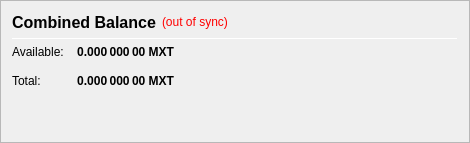
                   <widget class="QFrame" name="frame_CombinedBalances">
                    <property name="minimumSize">
                     <size>
                      <width>470</width>
                      <height>0</height>
                     </size>
                    </property>
                    <property name="frameShape">
                     <enum>QFrame::StyledPanel</enum>
                    </property>
                    <property name="frameShadow">
                     <enum>QFrame::Raised</enum>
                    </property>
                    <layout class="QVBoxLayout" name="verticalLayout_5">
                     <item>
                      <layout class="QHBoxLayout" name="horizontalLayout_5" stretch="0,0,0">
                       <item>
                        <widget class="QLabel" name="label_5z">
                         <property name="minimumSize">
                          <size>
                           <width>0</width>
                           <height>20</height>
                          </size>
                         </property>
                         <property name="font">
                          <font>
                           <pointsize>12</pointsize>
                           <weight>75</weight>
                           <bold>true</bold>
                          </font>
                         </property>
                         <property name="toolTip">
                          <string>Combined Balance (including unconfirmed and immature coins)</string>
                         </property>
                         <property name="text">
                          <string>Combined Balance</string>
                         </property>
                        </widget>
                       </item>
                       <item>
                        <widget class="QLabel" name="labelWalletStatus">
                         <property name="cursor">
                          <cursorShape>WhatsThisCursor</cursorShape>
                         </property>
                         <property name="toolTip">
                          <string>The displayed information may be out of date. Your wallet automatically synchronizes with the MARTEX network after a connection is established, but this process has not completed yet.</string>
                         </property>
                         <property name="styleSheet">
                          <string notr="true">QLabel { color: red; }</string>
                         </property>
                         <property name="text">
                          <string notr="true">(out of sync)</string>
                         </property>
                         <property name="alignment">
                          <set>Qt::AlignLeading|Qt::AlignLeft|Qt::AlignVCenter</set>
                         </property>
                        </widget>
                       </item>
                       <item>
                        <spacer name="horizontalSpacer_1">
                         <property name="orientation">
                          <enum>Qt::Horizontal</enum>
                         </property>
                         <property name="sizeHint" stdset="0">
                          <size>
                           <width>40</width>
                           <height>20</height>
                          </size>
                         </property>
                        </spacer>
                       </item>
                      </layout>
                     </item>
                     <item>
                      <widget class="Line" name="line_CombinedBalance">
                       <property name="minimumSize">
                        <size>
                         <width>0</width>
                         <height>1</height>
                        </size>
                       </property>
                       <property name="maximumSize">
                        <size>
                         <width>16777215</width>
                         <height>1</height>
                        </size>
                       </property>
                       <property name="orientation">
                        <enum>Qt::Horizontal</enum>
                       </property>
                      </widget>
                     </item>
                     <item>
                      <layout class="QGridLayout" name="gridLayout_3">
                       <property name="spacing">
                        <number>12</number>
                       </property>
                       <item row="1" column="0">
                        <widget class="QLabel" name="labelBalanceTextz">
                         <property name="text">
                          <string>Available:</string>
                         </property>
                        </widget>
                       </item>
                       <item row="1" column="1">
                        <widget class="QLabel" name="labelBalancez">
                         <property name="font">
                          <font>
                           <weight>75</weight>
                           <bold>true</bold>
                          </font>
                         </property>
                         <property name="cursor">
                          <cursorShape>IBeamCursor</cursorShape>
                         </property>
                         <property name="toolTip">
                          <string>Your current spendable balance</string>
                         </property>
                         <property name="text">
                          <string notr="true">0.000 000 00 MXT</string>
                         </property>
                         <property name="alignment">
                          <set>Qt::AlignRight|Qt::AlignTrailing|Qt::AlignVCenter</set>
                         </property>
                         <property name="textInteractionFlags">
                          <set>Qt::LinksAccessibleByMouse|Qt::TextSelectableByKeyboard|Qt::TextSelectableByMouse</set>
                         </property>
                        </widget>
                       </item>
                       <item row="2" column="0">
                        <widget class="QLabel" name="labelTotalTextz">
                         <property name="text">
                          <string>Total:</string>
                         </property>
                        </widget>
                       </item>
                       <item row="2" column="1">
                        <widget class="QLabel" name="labelTotalz">
                         <property name="font">
                          <font>
                           <weight>75</weight>
                           <bold>true</bold>
                          </font>
                         </property>
                         <property name="cursor">
                          <cursorShape>IBeamCursor</cursorShape>
                         </property>
                         <property name="toolTip">
                          <string>Total Balance, including all unavailable coins.</string>
                         </property>
                         <property name="text">
                          <string notr="true">0.000 000 00 MXT</string>
                         </property>
                         <property name="alignment">
                          <set>Qt::AlignRight|Qt::AlignTrailing|Qt::AlignVCenter</set>
                         </property>
                         <property name="textInteractionFlags">
                          <set>Qt::LinksAccessibleByMouse|Qt::TextSelectableByKeyboard|Qt::TextSelectableByMouse</set>
                         </property>
                        </widget>
                       </item>
                       <item row="2" column="3">
                        <spacer name="horizontalSpacer_2">
                         <property name="orientation">
                          <enum>Qt::Horizontal</enum>
                         </property>
                         <property name="sizeHint" stdset="0">
                          <size>
                           <width>40</width>
                           <height>20</height>
                          </size>
                         </property>
                        </spacer>
                       </item>
                      </layout>
                     </item>
                     <item>
                      <spacer name="verticalSpacer_1">
                       <property name="orientation">
                        <enum>Qt::Vertical</enum>
                       </property>
                       <property name="sizeHint" stdset="0">
                        <size>
                         <width>20</width>
                         <height>40</height>
                        </size>
                       </property>
                      </spacer>
                     </item>
                    </layout>
                   </widget>
